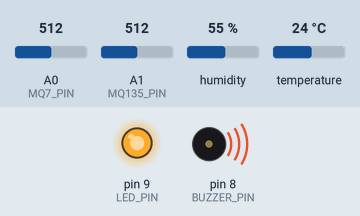
Recording of a sketch running on a simulated Arduino Uno, built with avr-gcc and run on an emulated ATmega328P. Parts: output pins drawn as LEDs (lit = HIGH), buzzer (waves = sounding, pin HIGH). Inputs (shaded band) come from the test bench; at power-on: A1 (MQ135_PIN) = 512, A0 (MQ7_PIN) = 512, humidity 55 %, temperature 24 °C. What the sketch prints to the serial monitor is not drawn.

Above: at 11.2 s.
11.3 s: A1 (MQ135_PIN) set to 202
17.3 s: A1 (MQ135_PIN) set to 170
22.8 s: A0 (MQ7_PIN) set to 623
25.5 s: A0 (MQ7_PIN) set to 655
At 26.1 s:
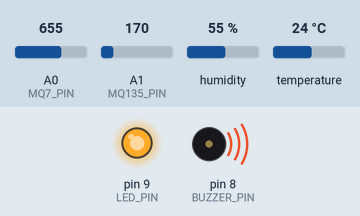
29.5 s: A0 (MQ7_PIN) set to 306
At 30.7 s:
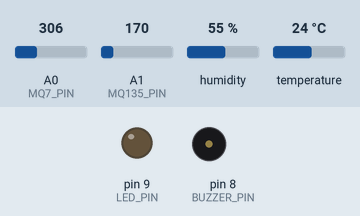
32.2 s: A0 (MQ7_PIN) set to 716
At 33.3 s:
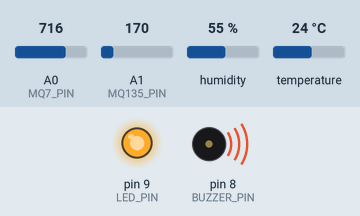
Timing chart, 0 to 35.2 s (numbered marks = the images above; inputs shaded):
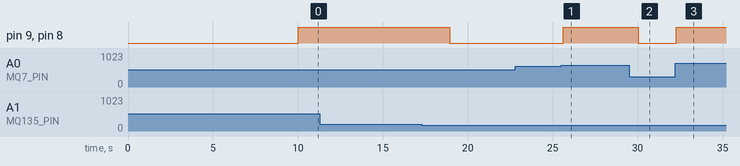

Measured:
- after the input at 11.3 s, every drawn part: stays the same
- after the input at 22.8 s, every drawn part: stays the same
- after the input at 25.5 s, pin 9 (LED_PIN), pin 8 (BUZZER_PIN): LOW → HIGH after 0.11 s
- after the input at 29.5 s, pin 9 (LED_PIN), pin 8 (BUZZER_PIN): HIGH → LOW after 0.55 s
- after the input at 32.2 s, pin 9 (LED_PIN), pin 8 (BUZZER_PIN): LOW → HIGH after 0.07 s

The sketch:

mine_gas_monitor.ino
```cpp
#include <DHT.h>

// --- DHT Sensor ---
#define DHTPIN A3
#define DHTTYPE DHT11   // Change to DHT22 if needed
DHT dht(DHTPIN, DHTTYPE);

// --- Pins for Buzzer & LED ---
#define BUZZER_PIN 8
#define LED_PIN 9

// --- MQ-7 (CO) Sensor ---
const int MQ7_PIN = A0;
const float RL_MQ7 = 2.0;     // kΩ
const float RO_MQ7 = 1.7;     // Calibrated baseline
const float MQ7_m = -1.183;
const float MQ7_c = 1.3;

// --- MQ-135 Sensor ---
const int MQ135_PIN = A1;
const float RL_MQ135 = 1.5;     // kΩ
const float RO_MQ135 = 2.4;     // Calibrated baseline
const float ratioBaseline = 2.3; // Clean air Rs/Ro baseline

// --- Moving Average (MQ-135) ---
const int MA_WINDOW_SIZE = 10;
float rsRoHistory[MA_WINDOW_SIZE];
int currentIndex = 0;
float sum = 0;

// --- Thresholds ---
#define CO_THRESHOLD 30.0       // ppm
#define TGI_THRESHOLD 60.0      // Toxic Gas Index

void setup() {
  Serial.begin(9600);

  // Init moving average history
  for (int i = 0; i < MA_WINDOW_SIZE; i++) {
    rsRoHistory[i] = 0;
  }

  // Sensor warm-up
  Serial.println("Warming up sensors...");
  delay(10000);

  dht.begin();
  pinMode(BUZZER_PIN, OUTPUT);
  pinMode(LED_PIN, OUTPUT);
}

void loop() {
  // --- MQ-7 CO ---
  int analogMQ7 = analogRead(MQ7_PIN);
  float voltageMQ7 = (analogMQ7 / 1023.0) * 5.0;
  float rsMQ7 = (5.0 - voltageMQ7) * RL_MQ7 / voltageMQ7;
  float ratioMQ7 = rsMQ7 / RO_MQ7;
  float ppmCO = pow(10, MQ7_m * log10(ratioMQ7) + MQ7_c);

  // --- MQ-135 Toxic Gas ---
  int analogMQ135 = analogRead(MQ135_PIN);
  float voltageMQ135 = (analogMQ135 / 1023.0) * 5.0;
  float rsMQ135 = (5.0 - voltageMQ135) * RL_MQ135 / voltageMQ135;
  float ratioMQ135 = rsMQ135 / RO_MQ135;

  // --- Moving Average for Rs/Ro ---
  sum -= rsRoHistory[currentIndex];
  rsRoHistory[currentIndex] = ratioMQ135;
  sum += ratioMQ135;
  currentIndex = (currentIndex + 1) % MA_WINDOW_SIZE;
  float movingAvg = sum / MA_WINDOW_SIZE;

  // --- TGI Calculation ---
  float delta = ratioBaseline - movingAvg;
  if (delta < 0) delta = 0;
  if (delta > ratioBaseline) delta = ratioBaseline;
  float TGI = (delta / ratioBaseline) * 100.0;

  // --- DHT Temp & Humidity ---
  float temp = dht.readTemperature();
  float hum = dht.readHumidity();

  // --- Alerts ---
  bool coDanger = ppmCO > CO_THRESHOLD;
  bool gasDanger = TGI > TGI_THRESHOLD;

  if (coDanger || gasDanger) {
    digitalWrite(BUZZER_PIN, HIGH);
    digitalWrite(LED_PIN, HIGH);
  } else {
    digitalWrite(BUZZER_PIN, LOW);
    digitalWrite(LED_PIN, LOW);
  }

  // --- Output ---
  Serial.println("------ Gas Monitor ------");
  Serial.print("MQ-7 CO (A0): Analog = "); Serial.print(analogMQ7);
  Serial.print(" | CO ppm = "); Serial.println(ppmCO, 2);

  Serial.print("MQ-135 (A1): Analog = "); Serial.print(analogMQ135);
  Serial.print(" | Rs/Ro = "); Serial.println(ratioMQ135, 2);
  Serial.print("Moving Avg Rs/Ro: "); Serial.println(movingAvg, 2);

  Serial.print("TGI: "); Serial.print(TGI, 2);
  Serial.print(" | delta: "); Serial.println(delta, 2);

  Serial.print("Temp (°C): "); Serial.print(temp);
  Serial.print(" | Humidity (%): "); Serial.println(hum);

  Serial.print("ALERT: ");
  if (coDanger) Serial.print("⚠️ CO ");
  if (gasDanger) Serial.print("⚠️ Toxic Gas ");
  if (!coDanger && !gasDanger) Serial.print("✅ Air seems safe");
  Serial.println("\n--------------------------\n");

  delay(2000);
}
```
